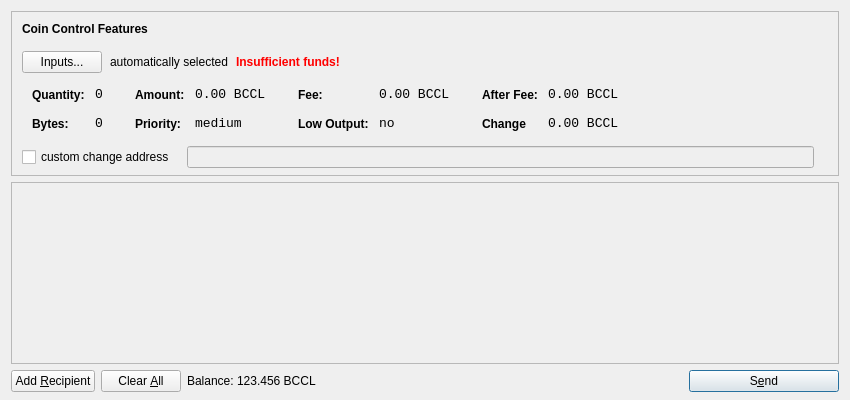
<?xml version="1.0" encoding="UTF-8"?>
<ui version="4.0">
 <class>SendCoinsDialog</class>
 <widget class="QDialog" name="SendCoinsDialog">
  <property name="geometry">
   <rect>
    <x>0</x>
    <y>0</y>
    <width>850</width>
    <height>400</height>
   </rect>
  </property>
  <property name="windowTitle">
   <string>Send Coins</string>
  </property>
  <property name="styleSheet">
   <string notr="true">background-image: url(:/images/gr);</string>
  </property>
  <layout class="QVBoxLayout" name="verticalLayout" stretch="0,1,0">
   <property name="bottomMargin">
    <number>8</number>
   </property>
   <item>
    <widget class="QFrame" name="frameCoinControl">
     <property name="sizePolicy">
      <sizepolicy hsizetype="Expanding" vsizetype="Expanding">
       <horstretch>0</horstretch>
       <verstretch>0</verstretch>
      </sizepolicy>
     </property>
     <property name="maximumSize">
      <size>
       <width>16777215</width>
       <height>16777215</height>
      </size>
     </property>
     <property name="frameShape">
      <enum>QFrame::StyledPanel</enum>
     </property>
     <property name="frameShadow">
      <enum>QFrame::Sunken</enum>
     </property>
     <layout class="QVBoxLayout" name="verticalLayoutCoinControl2">
      <property name="spacing">
       <number>6</number>
      </property>
      <property name="leftMargin">
       <number>0</number>
      </property>
      <property name="topMargin">
       <number>0</number>
      </property>
      <property name="rightMargin">
       <number>0</number>
      </property>
      <property name="bottomMargin">
       <number>6</number>
      </property>
      <item>
       <layout class="QVBoxLayout" name="verticalLayoutCoinControl" stretch="0,0,0,0,1">
        <property name="spacing">
         <number>0</number>
        </property>
        <property name="leftMargin">
         <number>10</number>
        </property>
        <property name="topMargin">
         <number>10</number>
        </property>
        <item>
         <layout class="QHBoxLayout" name="horizontalLayoutCoinControl1">
          <property name="bottomMargin">
           <number>15</number>
          </property>
          <item>
           <widget class="QLabel" name="labelCoinControlFeatures">
            <property name="sizePolicy">
             <sizepolicy hsizetype="Preferred" vsizetype="Maximum">
              <horstretch>0</horstretch>
              <verstretch>0</verstretch>
             </sizepolicy>
            </property>
            <property name="font">
             <font>
              <weight>75</weight>
              <bold>true</bold>
             </font>
            </property>
            <property name="styleSheet">
             <string notr="true">font-weight:bold;</string>
            </property>
            <property name="text">
             <string>Coin Control Features</string>
            </property>
           </widget>
          </item>
         </layout>
        </item>
        <item>
         <layout class="QHBoxLayout" name="horizontalLayoutCoinControl2" stretch="0,0,0,0">
          <property name="spacing">
           <number>8</number>
          </property>
          <property name="bottomMargin">
           <number>10</number>
          </property>
          <item>
           <widget class="QPushButton" name="pushButtonCoinControl">
            <property name="styleSheet">
             <string notr="true"/>
            </property>
            <property name="text">
             <string>Inputs...</string>
            </property>
           </widget>
          </item>
          <item>
           <widget class="QLabel" name="labelCoinControlAutomaticallySelected">
            <property name="text">
             <string>automatically selected</string>
            </property>
            <property name="margin">
             <number>5</number>
            </property>
           </widget>
          </item>
          <item>
           <widget class="QLabel" name="labelCoinControlInsuffFunds">
            <property name="font">
             <font>
              <weight>75</weight>
              <bold>true</bold>
             </font>
            </property>
            <property name="styleSheet">
             <string notr="true">color:red;font-weight:bold;</string>
            </property>
            <property name="text">
             <string>Insufficient funds!</string>
            </property>
            <property name="margin">
             <number>5</number>
            </property>
           </widget>
          </item>
          <item>
           <spacer name="horizontalSpacerCoinControl">
            <property name="orientation">
             <enum>Qt::Horizontal</enum>
            </property>
            <property name="sizeHint" stdset="0">
             <size>
              <width>40</width>
              <height>1</height>
             </size>
            </property>
           </spacer>
          </item>
         </layout>
        </item>
        <item>
         <widget class="QWidget" name="widgetCoinControl" native="true">
          <property name="sizePolicy">
           <sizepolicy hsizetype="Preferred" vsizetype="Preferred">
            <horstretch>0</horstretch>
            <verstretch>0</verstretch>
           </sizepolicy>
          </property>
          <property name="minimumSize">
           <size>
            <width>0</width>
            <height>0</height>
           </size>
          </property>
          <property name="styleSheet">
           <string notr="true"/>
          </property>
          <layout class="QHBoxLayout" name="horizontalLayoutCoinControl5">
           <property name="leftMargin">
            <number>0</number>
           </property>
           <property name="topMargin">
            <number>0</number>
           </property>
           <property name="rightMargin">
            <number>0</number>
           </property>
           <property name="bottomMargin">
            <number>0</number>
           </property>
           <item>
            <layout class="QHBoxLayout" name="horizontalLayoutCoinControl3" stretch="0,0,0,1">
             <property name="spacing">
              <number>20</number>
             </property>
             <property name="topMargin">
              <number>0</number>
             </property>
             <property name="bottomMargin">
              <number>10</number>
             </property>
             <item>
              <layout class="QFormLayout" name="formLayoutCoinControl1">
               <property name="horizontalSpacing">
                <number>10</number>
               </property>
               <property name="verticalSpacing">
                <number>14</number>
               </property>
               <property name="leftMargin">
                <number>10</number>
               </property>
               <property name="topMargin">
                <number>4</number>
               </property>
               <property name="rightMargin">
                <number>6</number>
               </property>
               <item row="0" column="0">
                <widget class="QLabel" name="labelCoinControlQuantityText">
                 <property name="styleSheet">
                  <string notr="true">font-weight:bold;</string>
                 </property>
                 <property name="text">
                  <string>Quantity:</string>
                 </property>
                 <property name="margin">
                  <number>0</number>
                 </property>
                </widget>
               </item>
               <item row="0" column="1">
                <widget class="QLabel" name="labelCoinControlQuantity">
                 <property name="font">
                  <font>
                   <family>Monospace</family>
                   <pointsize>10</pointsize>
                  </font>
                 </property>
                 <property name="cursor">
                  <cursorShape>IBeamCursor</cursorShape>
                 </property>
                 <property name="contextMenuPolicy">
                  <enum>Qt::ActionsContextMenu</enum>
                 </property>
                 <property name="text">
                  <string>0</string>
                 </property>
                 <property name="margin">
                  <number>0</number>
                 </property>
                 <property name="textInteractionFlags">
                  <set>Qt::LinksAccessibleByMouse|Qt::TextSelectableByKeyboard|Qt::TextSelectableByMouse</set>
                 </property>
                </widget>
               </item>
               <item row="1" column="0">
                <widget class="QLabel" name="labelCoinControlBytesText">
                 <property name="styleSheet">
                  <string notr="true">font-weight:bold;</string>
                 </property>
                 <property name="text">
                  <string>Bytes:</string>
                 </property>
                </widget>
               </item>
               <item row="1" column="1">
                <widget class="QLabel" name="labelCoinControlBytes">
                 <property name="font">
                  <font>
                   <family>Monospace</family>
                   <pointsize>10</pointsize>
                  </font>
                 </property>
                 <property name="cursor">
                  <cursorShape>IBeamCursor</cursorShape>
                 </property>
                 <property name="contextMenuPolicy">
                  <enum>Qt::ActionsContextMenu</enum>
                 </property>
                 <property name="text">
                  <string>0</string>
                 </property>
                 <property name="textInteractionFlags">
                  <set>Qt::LinksAccessibleByMouse|Qt::TextSelectableByKeyboard|Qt::TextSelectableByMouse</set>
                 </property>
                </widget>
               </item>
              </layout>
             </item>
             <item>
              <layout class="QFormLayout" name="formLayoutCoinControl2">
               <property name="horizontalSpacing">
                <number>10</number>
               </property>
               <property name="verticalSpacing">
                <number>14</number>
               </property>
               <property name="leftMargin">
                <number>6</number>
               </property>
               <property name="topMargin">
                <number>4</number>
               </property>
               <property name="rightMargin">
                <number>6</number>
               </property>
               <item row="0" column="0">
                <widget class="QLabel" name="labelCoinControlAmountText">
                 <property name="styleSheet">
                  <string notr="true">font-weight:bold;</string>
                 </property>
                 <property name="text">
                  <string>Amount:</string>
                 </property>
                 <property name="margin">
                  <number>0</number>
                 </property>
                </widget>
               </item>
               <item row="0" column="1">
                <widget class="QLabel" name="labelCoinControlAmount">
                 <property name="font">
                  <font>
                   <family>Monospace</family>
                   <pointsize>10</pointsize>
                  </font>
                 </property>
                 <property name="cursor">
                  <cursorShape>IBeamCursor</cursorShape>
                 </property>
                 <property name="contextMenuPolicy">
                  <enum>Qt::ActionsContextMenu</enum>
                 </property>
                 <property name="text">
                  <string>0.00 BCCL</string>
                 </property>
                 <property name="textInteractionFlags">
                  <set>Qt::LinksAccessibleByMouse|Qt::TextSelectableByKeyboard|Qt::TextSelectableByMouse</set>
                 </property>
                </widget>
               </item>
               <item row="1" column="0">
                <widget class="QLabel" name="labelCoinControlPriorityText">
                 <property name="styleSheet">
                  <string notr="true">font-weight:bold;</string>
                 </property>
                 <property name="text">
                  <string>Priority:</string>
                 </property>
                </widget>
               </item>
               <item row="1" column="1">
                <widget class="QLabel" name="labelCoinControlPriority">
                 <property name="font">
                  <font>
                   <family>Monospace</family>
                   <pointsize>10</pointsize>
                  </font>
                 </property>
                 <property name="cursor">
                  <cursorShape>IBeamCursor</cursorShape>
                 </property>
                 <property name="contextMenuPolicy">
                  <enum>Qt::ActionsContextMenu</enum>
                 </property>
                 <property name="text">
                  <string>medium</string>
                 </property>
                 <property name="textInteractionFlags">
                  <set>Qt::LinksAccessibleByMouse|Qt::TextSelectableByKeyboard|Qt::TextSelectableByMouse</set>
                 </property>
                </widget>
               </item>
              </layout>
             </item>
             <item>
              <layout class="QFormLayout" name="formLayoutCoinControl3">
               <property name="horizontalSpacing">
                <number>10</number>
               </property>
               <property name="verticalSpacing">
                <number>14</number>
               </property>
               <property name="leftMargin">
                <number>6</number>
               </property>
               <property name="topMargin">
                <number>4</number>
               </property>
               <property name="rightMargin">
                <number>6</number>
               </property>
               <item row="0" column="0">
                <widget class="QLabel" name="labelCoinControlFeeText">
                 <property name="styleSheet">
                  <string notr="true">font-weight:bold;</string>
                 </property>
                 <property name="text">
                  <string>Fee:</string>
                 </property>
                 <property name="margin">
                  <number>0</number>
                 </property>
                </widget>
               </item>
               <item row="0" column="1">
                <widget class="QLabel" name="labelCoinControlFee">
                 <property name="font">
                  <font>
                   <family>Monospace</family>
                   <pointsize>10</pointsize>
                  </font>
                 </property>
                 <property name="cursor">
                  <cursorShape>IBeamCursor</cursorShape>
                 </property>
                 <property name="contextMenuPolicy">
                  <enum>Qt::ActionsContextMenu</enum>
                 </property>
                 <property name="text">
                  <string>0.00 BCCL</string>
                 </property>
                 <property name="textInteractionFlags">
                  <set>Qt::LinksAccessibleByMouse|Qt::TextSelectableByKeyboard|Qt::TextSelectableByMouse</set>
                 </property>
                </widget>
               </item>
               <item row="1" column="0">
                <widget class="QLabel" name="labelCoinControlLowOutputText">
                 <property name="styleSheet">
                  <string notr="true">font-weight:bold;</string>
                 </property>
                 <property name="text">
                  <string>Low Output:</string>
                 </property>
                </widget>
               </item>
               <item row="1" column="1">
                <widget class="QLabel" name="labelCoinControlLowOutput">
                 <property name="font">
                  <font>
                   <family>Monospace</family>
                   <pointsize>10</pointsize>
                  </font>
                 </property>
                 <property name="cursor">
                  <cursorShape>IBeamCursor</cursorShape>
                 </property>
                 <property name="contextMenuPolicy">
                  <enum>Qt::ActionsContextMenu</enum>
                 </property>
                 <property name="text">
                  <string>no</string>
                 </property>
                 <property name="textInteractionFlags">
                  <set>Qt::LinksAccessibleByMouse|Qt::TextSelectableByKeyboard|Qt::TextSelectableByMouse</set>
                 </property>
                </widget>
               </item>
              </layout>
             </item>
             <item>
              <layout class="QFormLayout" name="formLayoutCoinControl4">
               <property name="horizontalSpacing">
                <number>10</number>
               </property>
               <property name="verticalSpacing">
                <number>14</number>
               </property>
               <property name="leftMargin">
                <number>6</number>
               </property>
               <property name="topMargin">
                <number>4</number>
               </property>
               <property name="rightMargin">
                <number>6</number>
               </property>
               <item row="0" column="0">
                <widget class="QLabel" name="labelCoinControlAfterFeeText">
                 <property name="styleSheet">
                  <string notr="true">font-weight:bold;</string>
                 </property>
                 <property name="text">
                  <string>After Fee:</string>
                 </property>
                 <property name="margin">
                  <number>0</number>
                 </property>
                </widget>
               </item>
               <item row="0" column="1">
                <widget class="QLabel" name="labelCoinControlAfterFee">
                 <property name="font">
                  <font>
                   <family>Monospace</family>
                   <pointsize>10</pointsize>
                  </font>
                 </property>
                 <property name="cursor">
                  <cursorShape>IBeamCursor</cursorShape>
                 </property>
                 <property name="contextMenuPolicy">
                  <enum>Qt::ActionsContextMenu</enum>
                 </property>
                 <property name="text">
                  <string>0.00 BCCL</string>
                 </property>
                 <property name="textInteractionFlags">
                  <set>Qt::LinksAccessibleByMouse|Qt::TextSelectableByKeyboard|Qt::TextSelectableByMouse</set>
                 </property>
                </widget>
               </item>
               <item row="1" column="0">
                <widget class="QLabel" name="labelCoinControlChangeText">
                 <property name="styleSheet">
                  <string notr="true">font-weight:bold;</string>
                 </property>
                 <property name="text">
                  <string>Change</string>
                 </property>
                </widget>
               </item>
               <item row="1" column="1">
                <widget class="QLabel" name="labelCoinControlChange">
                 <property name="font">
                  <font>
                   <family>Monospace</family>
                   <pointsize>10</pointsize>
                  </font>
                 </property>
                 <property name="cursor">
                  <cursorShape>IBeamCursor</cursorShape>
                 </property>
                 <property name="contextMenuPolicy">
                  <enum>Qt::ActionsContextMenu</enum>
                 </property>
                 <property name="text">
                  <string>0.00 BCCL</string>
                 </property>
                 <property name="textInteractionFlags">
                  <set>Qt::LinksAccessibleByMouse|Qt::TextSelectableByKeyboard|Qt::TextSelectableByMouse</set>
                 </property>
                </widget>
               </item>
              </layout>
             </item>
            </layout>
           </item>
          </layout>
         </widget>
        </item>
        <item>
         <layout class="QHBoxLayout" name="horizontalLayoutCoinControl4" stretch="0,0,0">
          <property name="spacing">
           <number>12</number>
          </property>
          <property name="sizeConstraint">
           <enum>QLayout::SetDefaultConstraint</enum>
          </property>
          <property name="topMargin">
           <number>5</number>
          </property>
          <property name="rightMargin">
           <number>5</number>
          </property>
          <item>
           <widget class="QCheckBox" name="checkBoxCoinControlChange">
            <property name="text">
             <string>custom change address</string>
            </property>
           </widget>
          </item>
          <item>
           <widget class="QLineEdit" name="lineEditCoinControlChange">
            <property name="enabled">
             <bool>false</bool>
            </property>
            <property name="sizePolicy">
             <sizepolicy hsizetype="Expanding" vsizetype="Fixed">
              <horstretch>0</horstretch>
              <verstretch>0</verstretch>
             </sizepolicy>
            </property>
           </widget>
          </item>
          <item>
           <widget class="QLabel" name="labelCoinControlChangeLabel">
            <property name="sizePolicy">
             <sizepolicy hsizetype="Preferred" vsizetype="Expanding">
              <horstretch>0</horstretch>
              <verstretch>0</verstretch>
             </sizepolicy>
            </property>
            <property name="minimumSize">
             <size>
              <width>0</width>
              <height>0</height>
             </size>
            </property>
            <property name="text">
             <string/>
            </property>
            <property name="margin">
             <number>3</number>
            </property>
           </widget>
          </item>
         </layout>
        </item>
        <item>
         <spacer name="verticalSpacerCoinControl">
          <property name="orientation">
           <enum>Qt::Vertical</enum>
          </property>
          <property name="sizeHint" stdset="0">
           <size>
            <width>800</width>
            <height>1</height>
           </size>
          </property>
         </spacer>
        </item>
       </layout>
      </item>
     </layout>
    </widget>
   </item>
   <item>
    <widget class="QScrollArea" name="scrollArea">
     <property name="widgetResizable">
      <bool>true</bool>
     </property>
     <widget class="QWidget" name="scrollAreaWidgetContents">
      <property name="geometry">
       <rect>
        <x>0</x>
        <y>0</y>
        <width>830</width>
        <height>172</height>
       </rect>
      </property>
      <layout class="QVBoxLayout" name="verticalLayout_2">
       <property name="leftMargin">
        <number>0</number>
       </property>
       <property name="topMargin">
        <number>0</number>
       </property>
       <property name="rightMargin">
        <number>0</number>
       </property>
       <property name="bottomMargin">
        <number>0</number>
       </property>
       <item>
        <layout class="QVBoxLayout" name="entries">
         <property name="spacing">
          <number>6</number>
         </property>
        </layout>
       </item>
       <item>
        <spacer name="verticalSpacer">
         <property name="orientation">
          <enum>Qt::Vertical</enum>
         </property>
         <property name="sizeHint" stdset="0">
          <size>
           <width>20</width>
           <height>40</height>
          </size>
         </property>
        </spacer>
       </item>
      </layout>
     </widget>
    </widget>
   </item>
   <item>
    <layout class="QHBoxLayout" name="horizontalLayout">
     <item>
      <widget class="QPushButton" name="addButton">
       <property name="toolTip">
        <string>Send to multiple recipients at once</string>
       </property>
       <property name="text">
        <string>Add &amp;Recipient</string>
       </property>
       <property name="icon">
        <iconset resource="../bitcoin.qrc">
         <normaloff>:/icons/add</normaloff>:/icons/add</iconset>
       </property>
       <property name="autoDefault">
        <bool>false</bool>
       </property>
      </widget>
     </item>
     <item>
      <widget class="QPushButton" name="clearButton">
       <property name="sizePolicy">
        <sizepolicy hsizetype="Minimum" vsizetype="Fixed">
         <horstretch>0</horstretch>
         <verstretch>0</verstretch>
        </sizepolicy>
       </property>
       <property name="toolTip">
        <string>Remove all transaction fields</string>
       </property>
       <property name="text">
        <string>Clear &amp;All</string>
       </property>
       <property name="icon">
        <iconset resource="../bitcoin.qrc">
         <normaloff>:/icons/remove</normaloff>:/icons/remove</iconset>
       </property>
       <property name="autoRepeatDelay">
        <number>300</number>
       </property>
       <property name="autoDefault">
        <bool>false</bool>
       </property>
      </widget>
     </item>
     <item>
      <layout class="QHBoxLayout" name="horizontalLayout_2">
       <property name="spacing">
        <number>3</number>
       </property>
       <item>
        <widget class="QLabel" name="label">
         <property name="sizePolicy">
          <sizepolicy hsizetype="Preferred" vsizetype="Fixed">
           <horstretch>0</horstretch>
           <verstretch>0</verstretch>
          </sizepolicy>
         </property>
         <property name="text">
          <string>Balance:</string>
         </property>
        </widget>
       </item>
       <item>
        <widget class="QLabel" name="labelBalance">
         <property name="sizePolicy">
          <sizepolicy hsizetype="Preferred" vsizetype="Fixed">
           <horstretch>0</horstretch>
           <verstretch>0</verstretch>
          </sizepolicy>
         </property>
         <property name="cursor">
          <cursorShape>IBeamCursor</cursorShape>
         </property>
         <property name="text">
          <string>123.456 BCCL</string>
         </property>
         <property name="textInteractionFlags">
          <set>Qt::LinksAccessibleByMouse|Qt::TextSelectableByKeyboard|Qt::TextSelectableByMouse</set>
         </property>
        </widget>
       </item>
      </layout>
     </item>
     <item>
      <spacer name="horizontalSpacer">
       <property name="orientation">
        <enum>Qt::Horizontal</enum>
       </property>
       <property name="sizeHint" stdset="0">
        <size>
         <width>40</width>
         <height>20</height>
        </size>
       </property>
      </spacer>
     </item>
     <item>
      <widget class="QPushButton" name="sendButton">
       <property name="minimumSize">
        <size>
         <width>150</width>
         <height>0</height>
        </size>
       </property>
       <property name="toolTip">
        <string>Confirm the send action</string>
       </property>
       <property name="text">
        <string>S&amp;end</string>
       </property>
       <property name="icon">
        <iconset resource="../bitcoin.qrc">
         <normaloff>:/icons/send</normaloff>:/icons/send</iconset>
       </property>
       <property name="default">
        <bool>true</bool>
       </property>
      </widget>
     </item>
    </layout>
   </item>
  </layout>
 </widget>
 <resources>
  <include location="../bitcoin.qrc"/>
 </resources>
 <connections/>
</ui>
